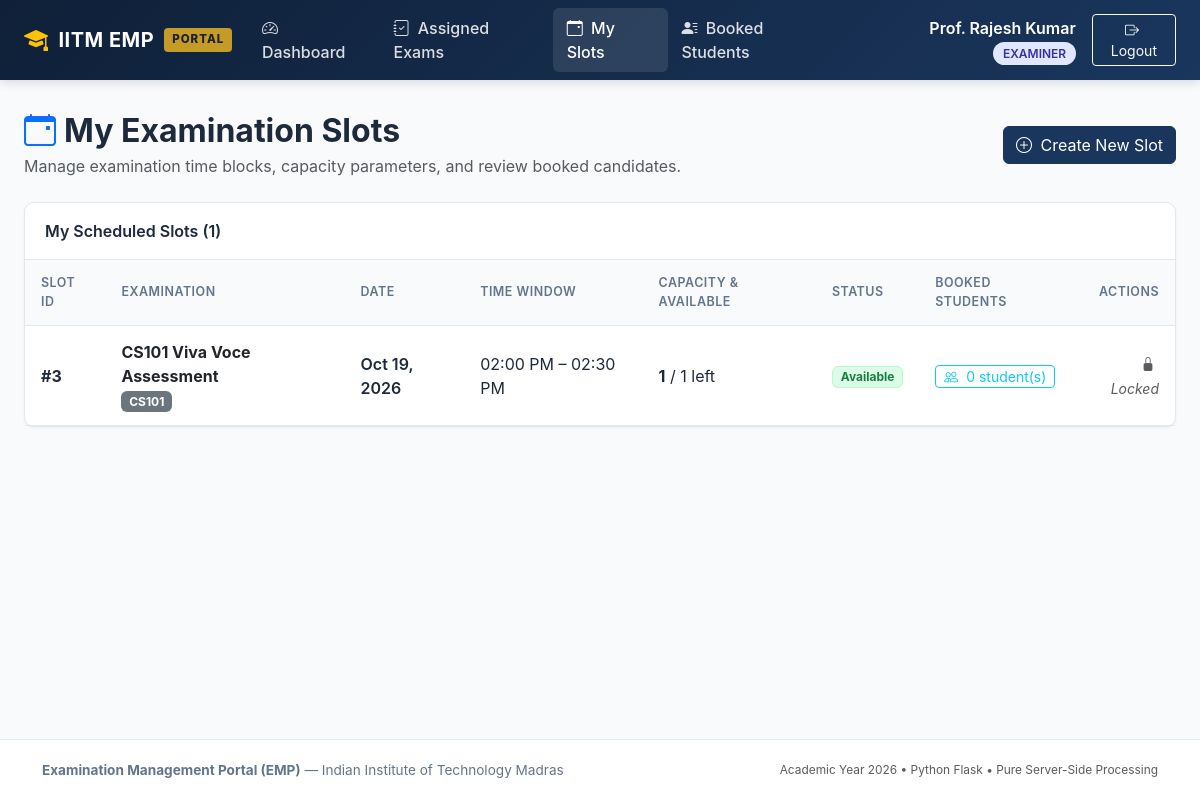
/examiner/slots (signed in), run on an earlier commit of the app's database.
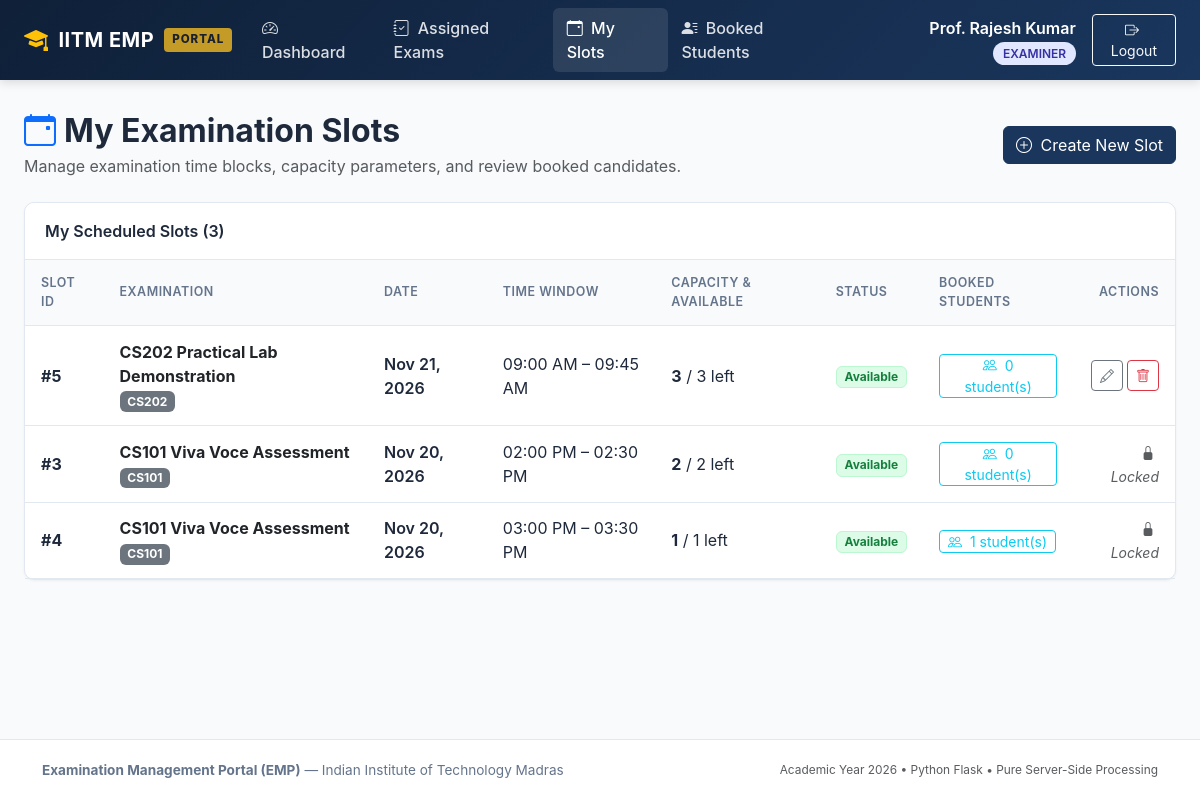
And on a later commit of the database.
### models/slot.py (models this page shows, shortened)
class ExaminationSlot(db.Model):
    __tablename__ = 'examination_slots'
    slot_id = db.Column(db.Integer, primary_key=True, autoincrement=True)
    examination_id = db.Column(db.Integer, db.ForeignKey('examinations.exam_id', ondelete='CASCADE'), nullable=False)
    examiner_id = db.Column(db.Integer, db.ForeignKey('users.id', ondelete='CASCADE'), nullable=False)
    date = db.Column(db.Date, nullable=False)
    start_time = db.Column(db.Time, nullable=False)
    end_time = db.Column(db.Time, nullable=False)
    maximum_student_capacity = db.Column(db.Integer, nullable=False, default=1)
    available_seats = db.Column(db.Integer, nullable=False, default=1)
    status = db.Column(db.String(30), nullable=False, default='Available')
    examination = db.relationship('Examination', back_populates='slots')
    examiner = db.relationship('User', back_populates='slots', foreign_keys=[examiner_id])
    bookings = db.relationship('Booking', back_populates='slot', cascade='all, delete-orphan')

### models/examination.py (models this page shows, shortened)
class Examination(db.Model):
    __tablename__ = 'examinations'
    exam_id = db.Column(db.Integer, primary_key=True, autoincrement=True)
    course_id = db.Column(db.Integer, db.ForeignKey('courses.course_id', ondelete='CASCADE'), nullable=False)
    examination_name = db.Column(db.String(200), nullable=False)
    examination_type = db.Column(db.String(50), nullable=False)
    duration = db.Column(db.Integer, nullable=False, default=30)
    maximum_marks = db.Column(db.Float, nullable=False, default=100.0)
    slot_creation_start = db.Column(db.DateTime, nullable=False)
    slot_creation_end = db.Column(db.DateTime, nullable=False)
    slot_booking_start = db.Column(db.DateTime, nullable=False)
    slot_booking_end = db.Column(db.DateTime, nullable=False)
    status = db.Column(db.String(30), nullable=False, default='Draft')
    course = db.relationship('Course', back_populates='examinations')
    rubrics = db.relationship('Rubric', back_populates='examination', cascade='all, delete-orphan')
    slots = db.relationship('ExaminationSlot', back_populates='examination', cascade='all, delete-orphan')

### models/course.py (models this page shows, shortened)
class Course(db.Model):
    __tablename__ = 'courses'
    course_id = db.Column(db.Integer, primary_key=True, autoincrement=True)
    course_code = db.Column(db.String(50), unique=True, nullable=False, index=True)
    course_name = db.Column(db.String(200), nullable=False)
    description = db.Column(db.Text, nullable=True)
    status = db.Column(db.String(20), nullable=False, default='active')
    examinations = db.relationship('Examination', back_populates='course', cascade='all, delete-orphan')

### routes/examiner.py (the view)
@examiner_bp.route('/slots')
def slots():
    now = datetime.now()
    exam_filter = request.args.get('exam_id')
    query = ExaminationSlot.query.filter_by(examiner_id=current_user.id)
    if exam_filter:
        query = query.filter_by(examination_id=exam_filter)
    my_slots = query.order_by(ExaminationSlot.date.desc(), ExaminationSlot.start_time.asc()).all()
    examinations = Examination.query.filter(Examination.status != 'Draft').all()
    return render_template('examiner/slots.html', slots=my_slots, examinations=examinations, selected_exam_id=exam_filter, now=now)

### routes/examiner.py (called while the page is built)
@examiner_bp.before_request
@login_required
@role_required('examiner')
def check_examiner():
    pass

### templates/examiner/slots.html (shortened to what this page needs)
{% extends 'base.html' %}
{% block content %}
<div class="d-flex flex-column flex-md-row justify-content-between align-items-md-center mb-4 gap-2">
  <div>
    <h2 class="fw-bold mb-1"><i class="bi bi-calendar-event text-primary me-2"></i>My Examination Slots</h2>
    <p class="text-muted mb-0">Manage examination time blocks, capacity parameters, and review booked candidates.</p>
  </div>
  <div>
    <a href="{{ url_for('examiner.new_slot') }}" class="btn btn-emp-primary">
      <i class="bi bi-plus-circle me-1"></i> Create New Slot
    </a>
  </div>
</div>
<div class="emp-card">
  <div class="emp-card-header d-flex justify-content-between align-items-center">
    <span>My Scheduled Slots ({{ slots|length }})</span>
  </div>
  <div class="table-responsive">
    <table class="emp-table">
      <thead>
        <tr>
          <th>Slot ID</th>
          <th>Examination</th>
          <th>Date</th>
          <th>Time Window</th>
          <th>Capacity & Available</th>
          <th>Status</th>
          <th>Booked Students</th>
          <th class="text-end">Actions</th>
        </tr>
      </thead>
      <tbody>
        {% for slot in slots %}
        {% set exam = slot.examination %}
        {% set can_modify = (exam.slot_creation_start <= now <= exam.slot_creation_end) and (now < exam.slot_booking_start) %}
        <tr>
          <td class="fw-bold">#{{ slot.slot_id }}</td>
          <td>
            <div class="fw-bold text-dark">{{ exam.examination_name }}</div>
            <span class="badge bg-secondary small">{{ exam.course.course_code }}</span>
          </td>
          <td class="fw-semibold">{{ slot.date | date_format }}</td>
          <td>{{ slot.start_time | time_format }} &ndash; {{ slot.end_time | time_format }}</td>
          <td>
            <span class="fw-bold">{{ slot.available_seats }}</span> / {{ slot.maximum_student_capacity }} left
          </td>
          <td>
            {% if slot.status == 'Available' %}
              <span class="badge badge-status-available">Available</span>
            {% elif slot.status == 'Full' %}
              <span class="badge badge-status-full">Full</span>
            {% elif slot.status == 'Cancelled' %}
              <span class="badge badge-status-cancelled">Cancelled</span>
            {% else %}
              <span class="badge badge-status-completed">Completed</span>
            {% endif %}
          </td>
          <td>
            <a href="{{ url_for('examiner.students', exam_id=exam.exam_id) }}" class="btn btn-sm btn-outline-info py-0">
              <i class="bi bi-people me-1"></i> {{ slot.bookings|length }} student(s)
            </a>
          </td>
          <td class="text-end">
            {% if can_modify %}
              <div class="d-inline-flex gap-1">
                <a href="{{ url_for('examiner.edit_slot', slot_id=slot.slot_id) }}" class="btn btn-sm btn-outline-secondary" title="Edit Slot Details">
                  <i class="bi bi-pencil"></i>
                </a>
                <form method="POST" action="{{ url_for('examiner.delete_slot', slot_id=slot.slot_id) }}" class="d-inline" onsubmit="return confirm('Are you sure you want to delete this slot?');">
                  <button type="submit" class="btn btn-sm btn-outline-danger" title="Delete Slot">
                    <i class="bi bi-trash"></i>
                  </button>
                </form>
              </div>
            {% else %}
              <span class="text-muted small fst-italic" title="Slots cannot be modified once booking window opens or creation closes">
                <i class="bi bi-lock-fill me-1"></i> Locked
              </span>
            {% endif %}
          </td>
        </tr>
        {% endfor %}
      </tbody>
    </table>
  </div>
</div>
{% endblock %}

What changed in the data, as far as the page shows it:
added ExaminationSlot: slot_id "5", date "Nov 21, 2026", start_time "09:00 AM", end_time "09:45 AM", available_seats "3", maximum_student_capacity "3", status "Available", bookings|length "0"
now on this page (row edited): Examination: examination_name "CS202 Practical Lab Demonstration"
now on this page (row edited): Course: course.course_code "CS202"
changed ExaminationSlot "02:00 PM": date "Oct 19, 2026" → "Nov 20, 2026"; available_seats "1" → "2"; maximum_student_capacity "1" → "2"
now on this page (row edited): ExaminationSlot: slot_id "4", {{ exam.examination_name }} "CS101 Viva Voce Assessment", {{ exam.course.course_code }} "CS101", date "Nov 20, 2026", start_time "03:00 PM", end_time "03:30 PM", available_seats "1", maximum_student_capacity "1", status "Available", bookings|length "1", shows "Locked"
Also different on the page:
{{ slots|length }}: "1" → "3"
